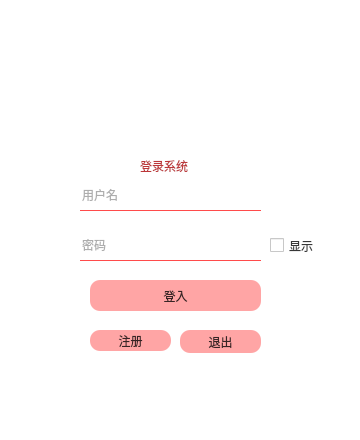
<?xml version="1.0" encoding="UTF-8"?>
<ui version="4.0">
 <class>login</class>
 <widget class="QWidget" name="login">
  <property name="geometry">
   <rect>
    <x>0</x>
    <y>0</y>
    <width>360</width>
    <height>440</height>
   </rect>
  </property>
  <property name="windowTitle">
   <string>Form</string>
  </property>
  <property name="styleSheet">
   <string notr="true">*{
	
	background-color: rgb(255, 255, 255);
 }

QFrame#frame{

	border-radius:30px;
	border-image: url(:/image/login.png);

}
QLabel#label{
	
	border-radius:30px;
	background-color: rgba(255, 255, 255, 120);
}
#label_2{
  background:transparent;
  font: 16pt &quot;等线&quot;;
  color: rgba(170, 0, 2, 200);
}

QLineEdit{
  background:transparent;
  border:none;
  border-bottom:1px solid rgba(255, 0, 0, 180);
  
	color: rgba(22, 22, 22, 180);
}

QPushButton{
    border-radius:10px;
    background-color:rgba(255, 25, 25, 100);
	color: rgba(0, 0, 0, 200);
}

QPushButton:hover{
    border-radius:10px;
    background-color:rgba(255, 25, 25, 150);
}

QPushButton:pressed{
    border-radius:10px;
    background-color:rgba(255, 25, 25, 200);
    pedding-top:5px;
    pedding-left:5px;
}

QCheckBox{
	
	color: rgba(0, 0, 0, 200);
}</string>
  </property>
  <widget class="QFrame" name="frame">
   <property name="geometry">
    <rect>
     <x>20</x>
     <y>20</y>
     <width>320</width>
     <height>400</height>
    </rect>
   </property>
   <property name="styleSheet">
    <string notr="true"/>
   </property>
   <property name="frameShape">
    <enum>QFrame::StyledPanel</enum>
   </property>
   <property name="frameShadow">
    <enum>QFrame::Raised</enum>
   </property>
   <widget class="QLabel" name="label">
    <property name="geometry">
     <rect>
      <x>10</x>
      <y>40</y>
      <width>260</width>
      <height>300</height>
     </rect>
    </property>
    <property name="text">
     <string/>
    </property>
   </widget>
   <widget class="QLabel" name="label_2">
    <property name="geometry">
     <rect>
      <x>120</x>
      <y>130</y>
      <width>91</width>
      <height>31</height>
     </rect>
    </property>
    <property name="text">
     <string>登录系统</string>
    </property>
   </widget>
   <widget class="QLineEdit" name="line_name">
    <property name="geometry">
     <rect>
      <x>60</x>
      <y>160</y>
      <width>181</width>
      <height>31</height>
     </rect>
    </property>
    <property name="placeholderText">
     <string>用户名</string>
    </property>
   </widget>
   <widget class="QLineEdit" name="line_passward">
    <property name="geometry">
     <rect>
      <x>60</x>
      <y>210</y>
      <width>181</width>
      <height>31</height>
     </rect>
    </property>
    <property name="placeholderText">
     <string>密码</string>
    </property>
   </widget>
   <widget class="QPushButton" name="btn_inlog">
    <property name="geometry">
     <rect>
      <x>70</x>
      <y>260</y>
      <width>171</width>
      <height>31</height>
     </rect>
    </property>
    <property name="text">
     <string>登入</string>
    </property>
   </widget>
   <widget class="QCheckBox" name="checkBox">
    <property name="geometry">
     <rect>
      <x>250</x>
      <y>210</y>
      <width>61</width>
      <height>31</height>
     </rect>
    </property>
    <property name="text">
     <string>显示</string>
    </property>
   </widget>
   <widget class="QPushButton" name="btn_reg">
    <property name="geometry">
     <rect>
      <x>70</x>
      <y>310</y>
      <width>81</width>
      <height>21</height>
     </rect>
    </property>
    <property name="text">
     <string>注册</string>
    </property>
   </widget>
   <widget class="QPushButton" name="btn_quit">
    <property name="geometry">
     <rect>
      <x>160</x>
      <y>310</y>
      <width>81</width>
      <height>23</height>
     </rect>
    </property>
    <property name="text">
     <string>退出</string>
    </property>
   </widget>
  </widget>
 </widget>
 <resources/>
 <connections/>
</ui>
